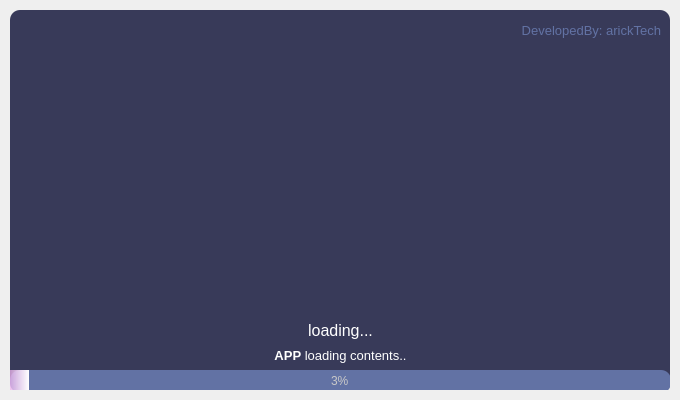
<?xml version="1.0" encoding="UTF-8"?>
<ui version="4.0">
 <class>SplashScreen</class>
 <widget class="QMainWindow" name="SplashScreen">
  <property name="geometry">
   <rect>
    <x>0</x>
    <y>0</y>
    <width>680</width>
    <height>400</height>
   </rect>
  </property>
  <property name="windowTitle">
   <string>MainWindow</string>
  </property>
  <widget class="QWidget" name="centralwidget">
   <layout class="QVBoxLayout" name="verticalLayout">
    <property name="spacing">
     <number>0</number>
    </property>
    <property name="leftMargin">
     <number>10</number>
    </property>
    <property name="topMargin">
     <number>10</number>
    </property>
    <property name="rightMargin">
     <number>10</number>
    </property>
    <property name="bottomMargin">
     <number>10</number>
    </property>
    <item>
     <widget class="QFrame" name="dropShadowFrame">
      <property name="styleSheet">
       <string notr="true">QFrame {	
	background-color: rgb(56, 58, 89);	
	color: rgb(220, 220, 220);
	border-radius: 10px;
}</string>
      </property>
      <property name="frameShape">
       <enum>QFrame::StyledPanel</enum>
      </property>
      <property name="frameShadow">
       <enum>QFrame::Raised</enum>
      </property>
      <widget class="QLabel" name="label_title">
       <property name="geometry">
        <rect>
         <x>180</x>
         <y>0</y>
         <width>321</width>
         <height>261</height>
        </rect>
       </property>
       <property name="font">
        <font>
         <family>Segoe UI</family>
         <pointsize>40</pointsize>
        </font>
       </property>
       <property name="styleSheet">
        <string notr="true">color: rgb(254, 121, 199);</string>
       </property>
       <property name="text">
        <string/>
       </property>
       <property name="pixmap">
        <pixmap>assets/imgs/myLogo.jpg</pixmap>
       </property>
       <property name="scaledContents">
        <bool>true</bool>
       </property>
       <property name="alignment">
        <set>Qt::AlignCenter</set>
       </property>
      </widget>
      <widget class="QLabel" name="label_description">
       <property name="geometry">
        <rect>
         <x>0</x>
         <y>330</y>
         <width>661</width>
         <height>31</height>
        </rect>
       </property>
       <property name="font">
        <font>
         <family>Segoe UI</family>
         <pointsize>14</pointsize>
        </font>
       </property>
       <property name="styleSheet">
        <string notr="true">background-color: transparent;
color: rgb(255, 255, 255);</string>
       </property>
       <property name="text">
        <string>&lt;html&gt;&lt;head/&gt;&lt;body&gt;&lt;p&gt;&lt;span style=&quot; font-size:10pt; font-weight:700;&quot;&gt;APP&lt;/span&gt;&lt;span style=&quot; font-size:10pt;&quot;&gt; loading contents..&lt;/span&gt;&lt;/p&gt;&lt;/body&gt;&lt;/html&gt;</string>
       </property>
       <property name="alignment">
        <set>Qt::AlignCenter</set>
       </property>
      </widget>
      <widget class="QProgressBar" name="progressBar">
       <property name="geometry">
        <rect>
         <x>0</x>
         <y>360</y>
         <width>661</width>
         <height>23</height>
        </rect>
       </property>
       <property name="styleSheet">
        <string notr="true">QProgressBar {
	
	background-color: rgb(98, 114, 164);
	color: rgb(200, 200, 200);
	border-style: none;
	border-radius: 10px;
	text-align: center;
}
QProgressBar::chunk{
	border-radius: 10px;
	background-color: qlineargradient(spread:pad, x1:0, y1:0, x2:1, y2:0, stop:0 rgba(238, 178, 239, 188), stop:1 rgba(255, 255, 255, 255));
}</string>
       </property>
       <property name="value">
        <number>3</number>
       </property>
      </widget>
      <widget class="QLabel" name="label_loading">
       <property name="geometry">
        <rect>
         <x>0</x>
         <y>310</y>
         <width>661</width>
         <height>21</height>
        </rect>
       </property>
       <property name="font">
        <font>
         <family>Segoe UI</family>
         <pointsize>12</pointsize>
        </font>
       </property>
       <property name="styleSheet">
        <string notr="true">background-color: transparent;
color: rgb(255, 255, 255);</string>
       </property>
       <property name="text">
        <string>loading...</string>
       </property>
       <property name="alignment">
        <set>Qt::AlignCenter</set>
       </property>
      </widget>
      <widget class="QLabel" name="label_credits">
       <property name="geometry">
        <rect>
         <x>30</x>
         <y>10</y>
         <width>621</width>
         <height>21</height>
        </rect>
       </property>
       <property name="font">
        <font>
         <family>Segoe UI</family>
         <pointsize>10</pointsize>
        </font>
       </property>
       <property name="styleSheet">
        <string notr="true">background-color: transparent;
color: rgb(98, 114, 164);</string>
       </property>
       <property name="text">
        <string>&lt;html&gt;&lt;head/&gt;&lt;body&gt;&lt;p&gt;DevelopedBy: arickTech&lt;/p&gt;&lt;/body&gt;&lt;/html&gt;</string>
       </property>
       <property name="alignment">
        <set>Qt::AlignRight|Qt::AlignTrailing|Qt::AlignVCenter</set>
       </property>
      </widget>
     </widget>
    </item>
   </layout>
  </widget>
 </widget>
 <resources/>
 <connections/>
</ui>
